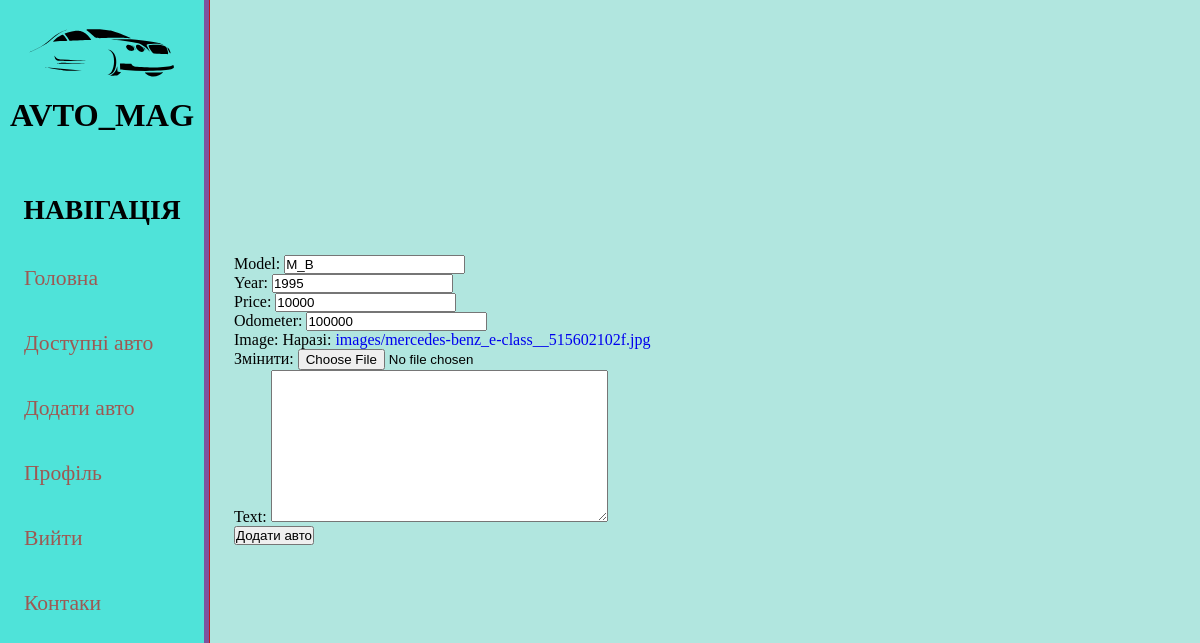
/edit_car/1/ (signed in), run on the app's committed database.
### main/models.py (models this page shows, shortened)
class Car(models.Model):
    model = models.CharField(max_length=150)
    date = models.DateTimeField(auto_now=True)
    price = models.IntegerField(validators=[MinValueValidator(0)])
    year = models.IntegerField(validators=[MinValueValidator(0)])
    odometer = models.IntegerField(default=0)
    image = models.ImageField(upload_to='images/')
    text = models.TextField(blank=True, null=True)
    owner = models.ForeignKey(User, on_delete=models.CASCADE)

### main/views.py (the view)
# urls.py: path('edit_car/<int:id>/', views.edit_car, name='edit_car'),
@login_required
def edit_car(request, id):
    car = Car.objects.get(id=id)
    if car.owner != request.user:
        return redirect('main:cars')
    if request.method == 'POST':
        form = CarForm(request.POST, request.FILES, instance=car)
        if form.is_valid():
            form.save()
            return redirect('main:car', id=id)
    else:
        form = CarForm(instance=car)
    context = {'form': form, 'car': car}
    return render(request, 'main/edit_car.html', context)

### main/forms.py
class CarForm(forms.ModelForm):
    class Meta:
        model = Car
        fields = ['model', 'year', 'price', 'odometer', 'image', 'text']

### main/templates/main/edit_car.html (shortened to what this page needs)
{% extends 'main/base.html' %}
{% block content %}
    <form action="{% url 'main:edit_car' car.id %}" method="post" enctype="multipart/form-data">
    {{ form.as_p }}
    <button type="submit" >Додати авто</button>
</form>
{% endblock content %}

### main/static/main/css/main.css (style rules this page uses)
* { box-sizing: border-box; margin: 0; padding: 0; text-decoration: none; }
body { display: flex; width: 100%; flex-direction: row; background: #c31717; }

### data on the page
Car: model "M_B", year "1995", price "10000", odometer "100000"
